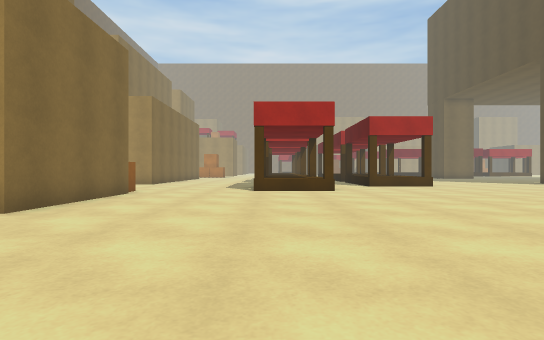
view 1 (above)

24 first-person views from a walk through a scene from a Unity 3-D project. The camera is 0.72 m above the floor, looks level and sees 80° across. The floor is counted in squares, 1 m on a side. Each view is taken from the middle of a square. On the plan, view 1 faces up. The plan holds only what a view shows up to about 10 squares ahead; the rest is blank. The place goes on beyond the plan. The player is left out.

view 2
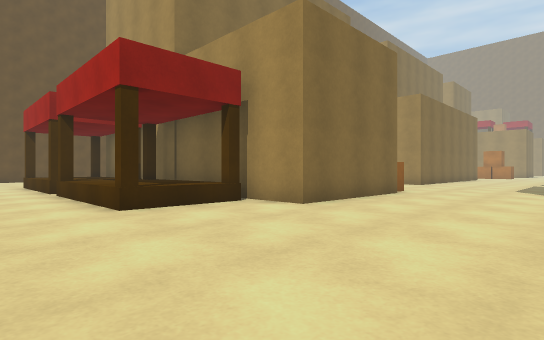

view 3
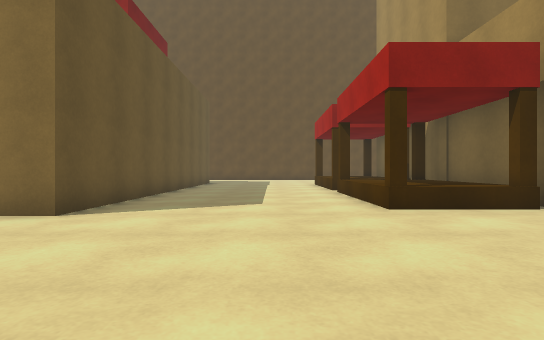

view 4
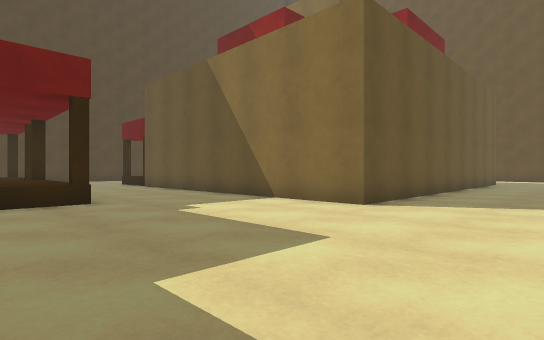

view 5
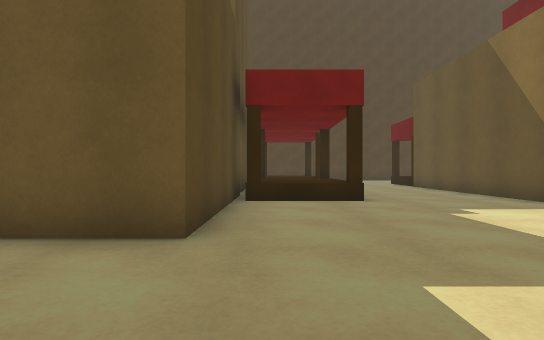

view 6
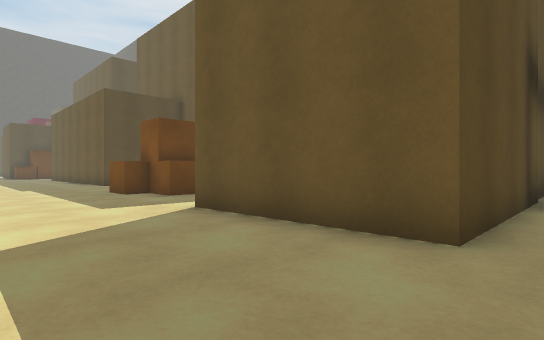

view 7
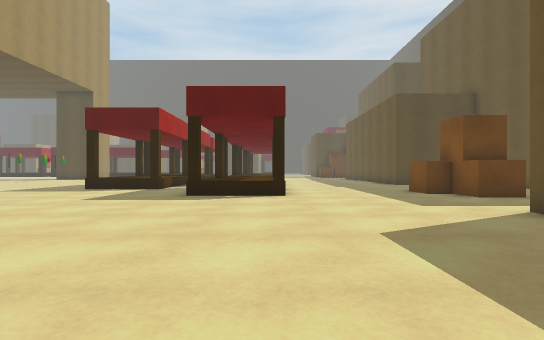

view 8
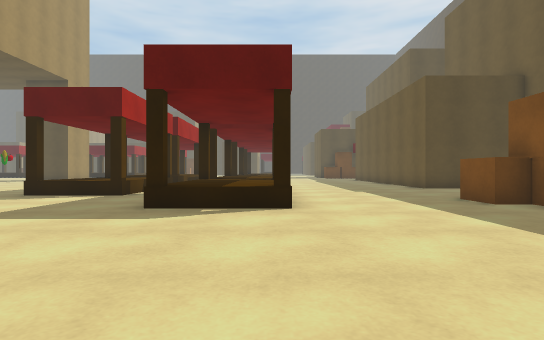

view 9
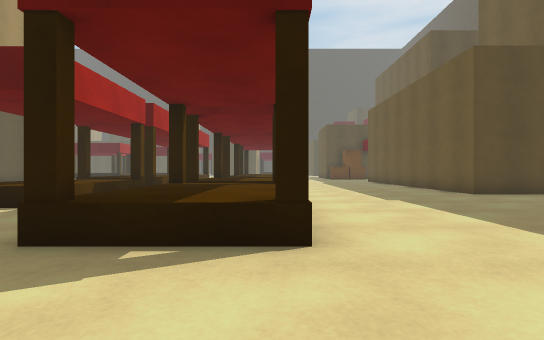

view 10
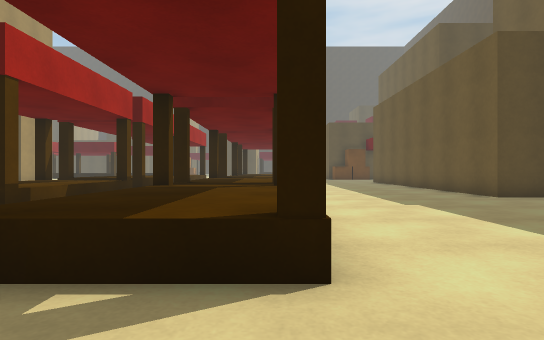

view 11
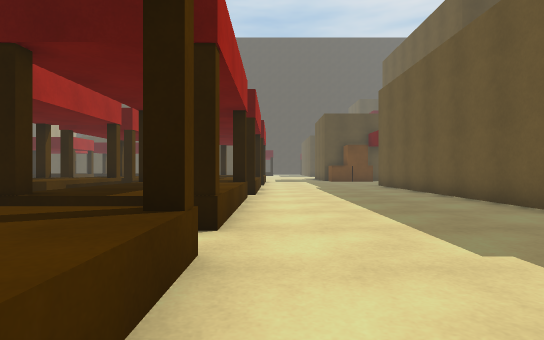

view 12
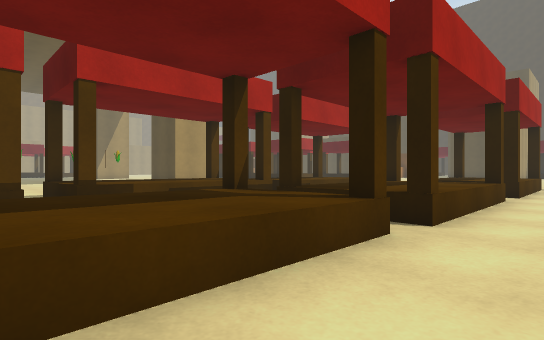

view 13
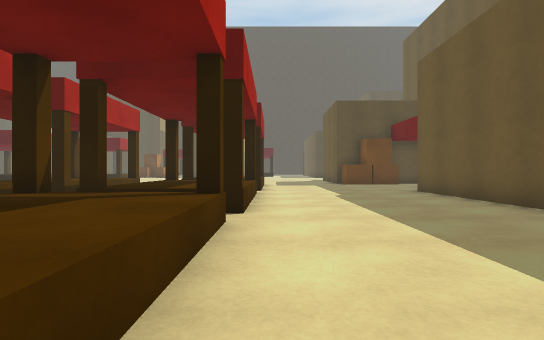

view 14
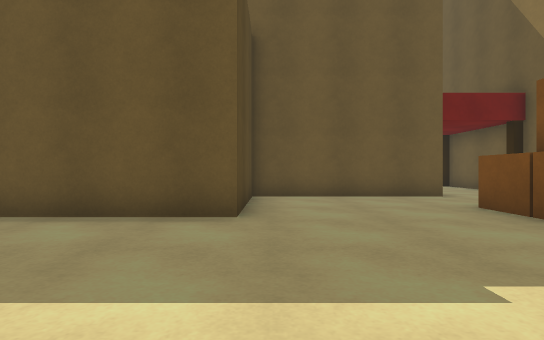

view 15
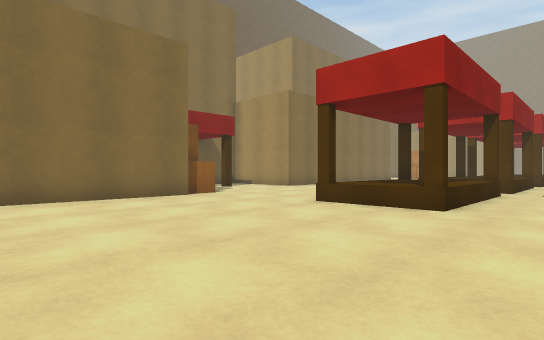

view 16
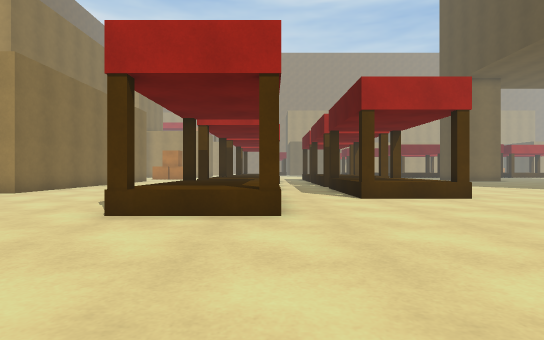

view 17
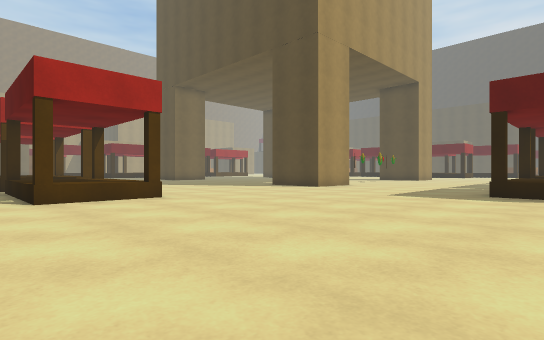

view 18
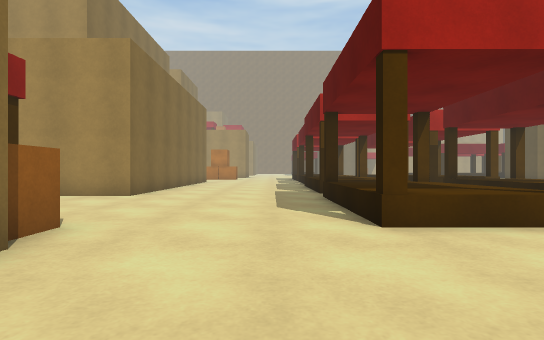

view 19
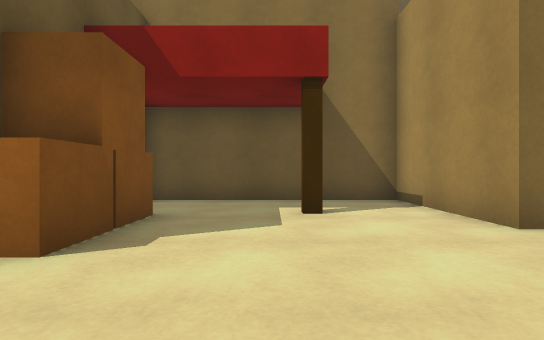

view 20
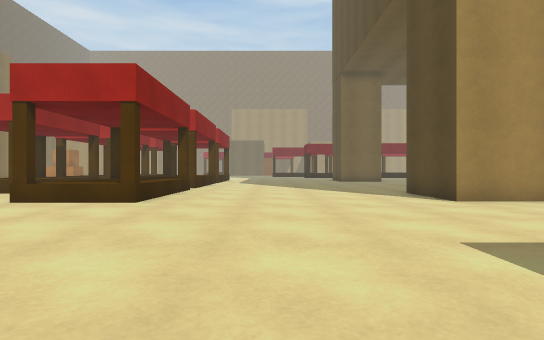

view 21
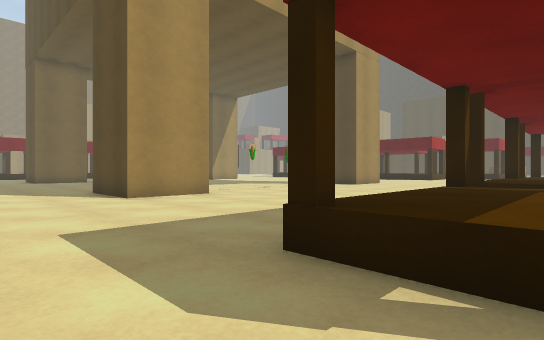

view 22
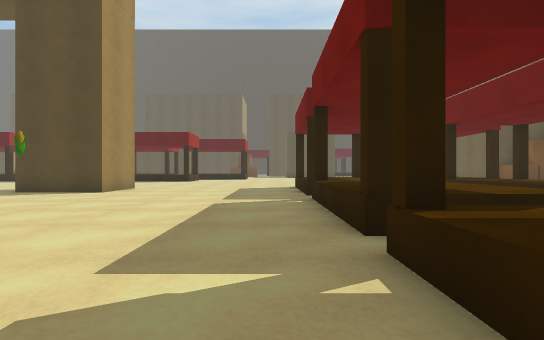

view 23
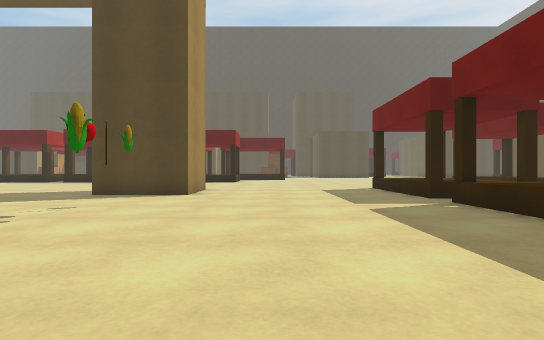

view 24
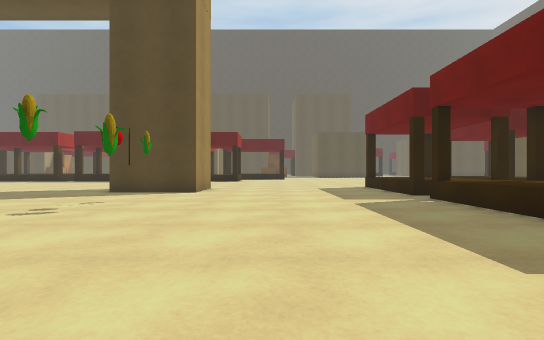

### Floor plan
Key: @ floor where view 1 was taken; . floor; H house; S stall; T tower; O other object.
Columns run from 10 left of view 1 to 26 right of it. Each row starts with its distance up from view 1.
 17     H.....SSS.SSSS......T      .....T
 16 HHHHH.....SSS.SSSS......T    .......T
 15 H.........SSS.SSSS......TTT  ..OO...T
 14 H.H.......SSS..SSS...................
 13 H.........SSS........................
 12 H.........SSS........................
 11 H..HHH....SSS........................
 10 HHHHHH...............................
  9      H...............................
  8      H.................SSSSSSSSSSSSSS
  7 H    H.................SSSSSSSSSSSSSS
  6 H    H.................SSSSSSSSSSSSSS
  5 SSSSS...................SSSS SSSSS SS
  4 SSSSS..................
  3 SSSSS...............SSSSS SSSSS SSSSS
  2 SSSSS...............SSSSS SSSSS SSSSS
  1 ....................SSSSS.SSSSS.SSSSS
  0 ..........@..........................
 -1 .....................................
 -2 .....................................
 -3 .....................................
 -4 HHHHHH......HHHHH....HH..............
 -5      H......H     ..HHH....HHHHHHHHHH
 -6      H......H        HH....H
 -7      H......H        ......H
 -8      H...SSSS        ......H
 -9      H...SSS      H ..HHHHHH
-10      H...SSS      H .H
-11          SS

Positions as (right, up) in squares from view 1, and headings:
1: (0, 0), facing up
2: (0, 0), facing up-left
3: (0, 0), facing left
4: (1, 0), facing down-left
5: (1, 0), facing down
6: (1, 0), facing down-right
7: (1, 1), facing right
8: (4, 1), facing right
9: (7, 1), facing right
10: (8, 1), facing right
11: (12, 0), facing right
12: (17, -1), facing up-right
13: (16, 0), facing right
14: (16, 0), facing down
15: (4, 5), facing up-left
16: (2, 6), facing up
17: (3, 6), facing up-right
18: (-2, 7), facing up
19: (-2, 13), facing left
20: (10, 7), facing up
21: (11, 6), facing up-right
22: (15, 9), facing right
23: (16, 12), facing right
24: (15, 12), facing right
